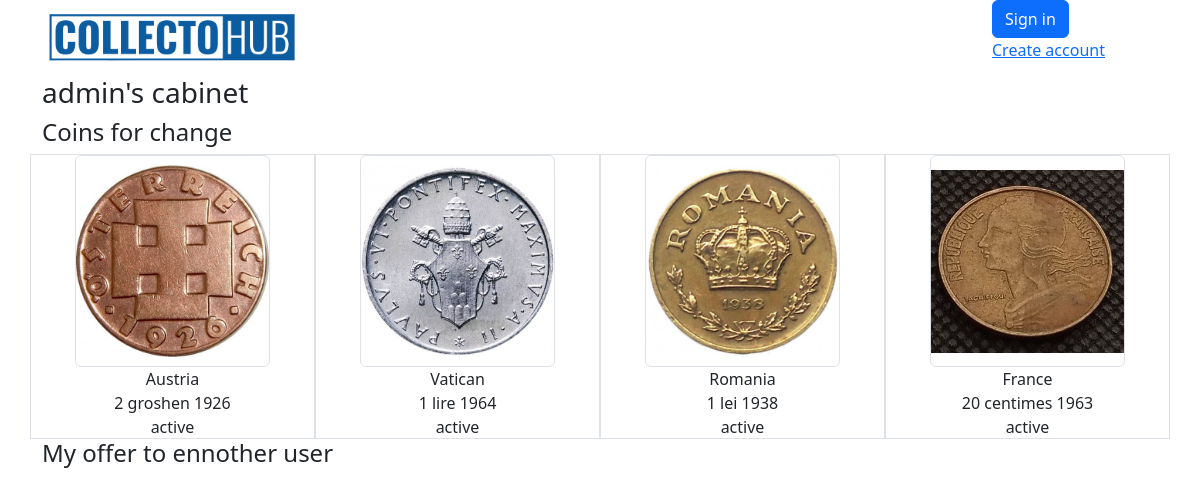
Before: /user/cabinet/1/ with the older database file.
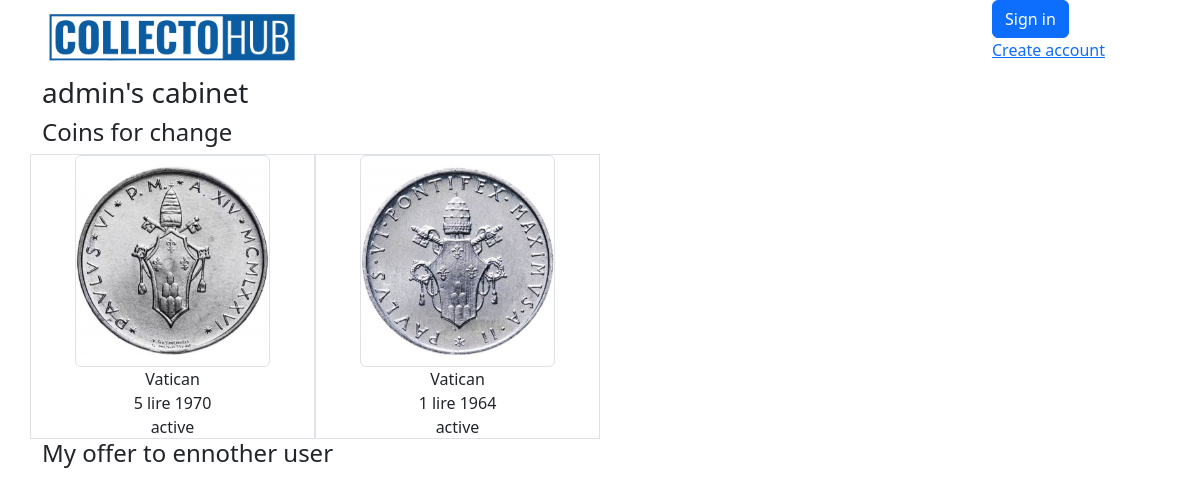
After: the same page with the newer database file.
### coins/models.py (models this page shows, shortened)
class Coin(models.Model):
    img_front = models.ImageField(upload_to='products_image', blank=True)
    img_back = models.ImageField(upload_to='products_image', blank=True)
    img_add_1 = models.ImageField(upload_to='products_image', blank=True)
    img_add_2 = models.ImageField(upload_to='products_image', blank=True)
    country = models.ForeignKey(Country, on_delete=models.CASCADE, related_name='coins')  # Reference to Country
    denomination = models.CharField(max_length=150)  # Denomination
    year = models.IntegerField()  # Year
    material = models.CharField(max_length=15, blank=True, choices=material_choices)  # Material
    safety = models.CharField(max_length=2, blank=True, choices=safety_choices)  # Optional field for admin use
    weight = models.FloatField(blank=True, null=True)  # Weight
    diameter = models.FloatField(blank=True, null=True)  # Diameter
    thickness = models.FloatField(blank=True, null=True)  # Thickness
    circulation = models.IntegerField(blank=True, null=True)  # Circulation
    owner = models.ForeignKey(User, on_delete=models.CASCADE, related_name='coins')
    box = models.ForeignKey('Box', on_delete=models.SET_NULL, blank=True, null=True, related_name='coins')
    status = models.CharField(max_length=1, choices=status_choices_coin, default='a')
    class Meta:
        verbose_name = 'Coin'
        verbose_name_plural = 'Coins'

class Country(models.Model):
    name = models.CharField(max_length=150, unique=True)
    continent = models.ForeignKey(Continent, on_delete=models.CASCADE, related_name="countries")
    class Meta:
        verbose_name = "Country"
        verbose_name_plural = "Countries"
    def __str__(self):
        return self.name

### coins/views.py (the view)
# urls.py: path('user/cabinet/<int:pk>/', views.UserCabinetView.as_view(), name='user-cabinet'),
class UserCabinetView(DetailView):
    model = User
    template_name = 'coins/user_cabinet.html'
    context_object_name = 'owner'
    extra_context = {
        'form': MessageForm(),
    }

### coins/models.py (called while the page is built)
    def active_coins(self):
        return self.user.coins.filter(status='a')

### coins/templates/coins/user_cabinet.html (shortened to what this page needs)
{% extends 'coins/base.html' %}
{% block content %}
<h3>{{ owner }}'s cabinet</h3>
<h4>Coins for change </h4>
<div class="row">
  {% for coin in owner.profile.active_coins %}
  <div class="col-3 text-center border">
    <a href="{% url 'coins:coin-detail' pk=coin.id %}">
      <img
        src="{{ coin.img_front.url }}"
        alt="coin"
        class="w-75 h-75 object-fit-contain border rounded"
      />
    </a>
    <p>
      {{ coin.country }}
      <br />
      {{ coin.denomination }} {{ coin.year }}
      <br>
      {{ coin.get_status_display }}
    </p>
  </div>
  {% endfor %}
</div>
<h4>My offer to ennother user</h4>
{% endblock %}

Changed rows visible on the page:
no longer on this page (row edited): Coin: img_front (picture), country "Austria", denomination "2 groshen", year "1926", status "active"
no longer on this page (row edited): Coin: img_front (picture), country "Romania", denomination "1 lei", year "1938", status "active"
removed Coin: img_front (picture), country "France", denomination "20 centimes", year "1963", status "active"
now on this page (row edited): Coin: img_front (picture), country "Vatican", denomination "5 lire", year "1970", status "active"
